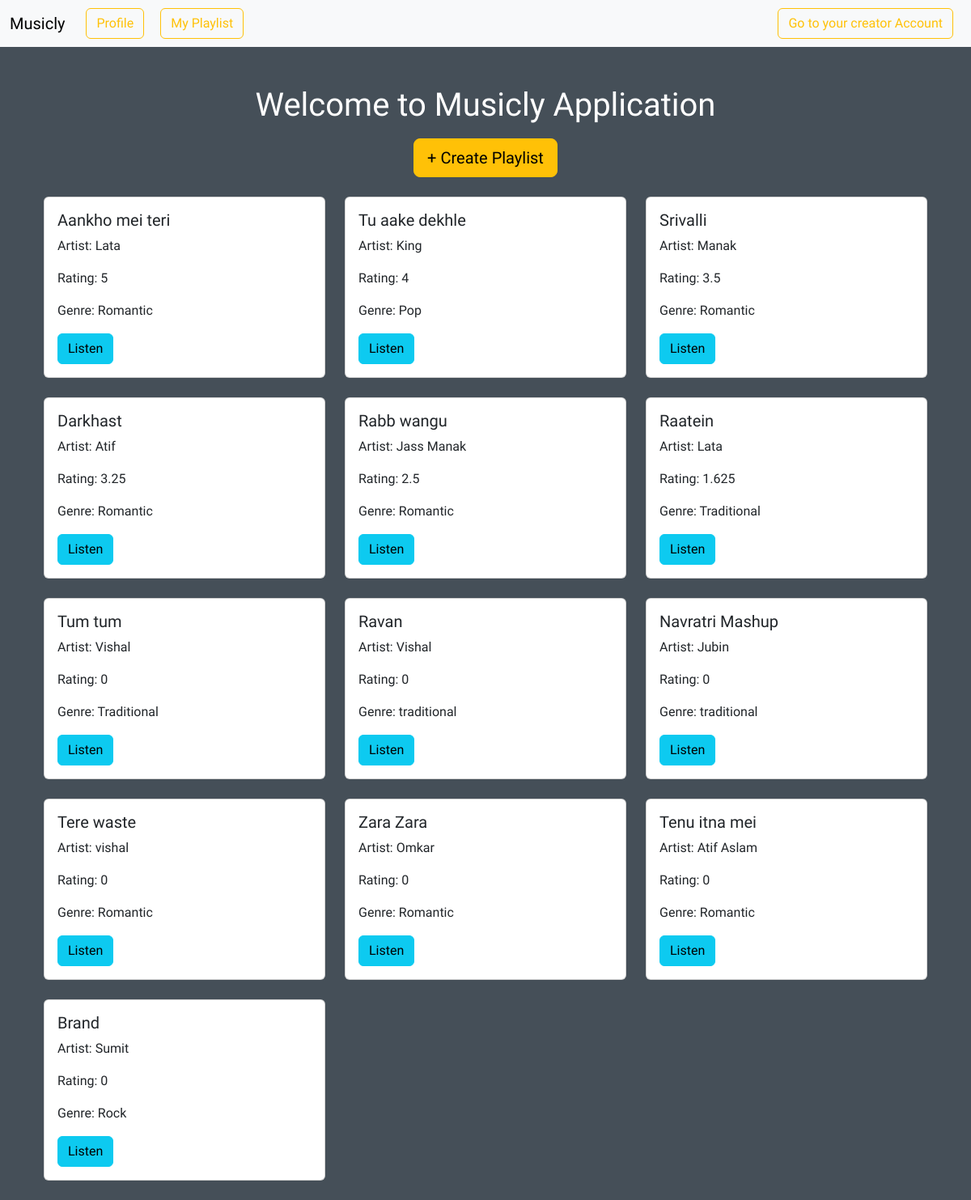
Page /home (signed in) on the committed database.
### models.py (models this page shows)
class Songs(db.Model):
    __tablename__ = 'Songs'
    id = db.Column(db.Integer, primary_key = True)
    name = db.Column(db.String(120), nullable=False)
    artist = db.Column(db.String(32))
    lyrics = db.Column(db.String(1024), nullable = False)
    rating = db.Column(db.Integer, nullable = False, default=0)
    genre = db.Column(db.String(26), nullable=False)
    filename = db.Column(db.String(255), nullable=False)
    imagepath = db.Column(db.String(255), nullable=False)
    album_id = db.Column(db.Integer, db.ForeignKey('Album.id'), nullable = False)
    CreatorId = db.Column(db.Integer, db.ForeignKey('User.id'), nullable = False)

### routes.py (the view)
@app.route('/home')
@auth_required
def home():
    user = User.query.get(session["user_id"])
    if user.is_admin:
        flash("You are an admin, continue as admin", "info")
        return redirect(url_for('admin'))
    else:
        songs = Songs.query.order_by(Songs.rating.desc()).all()
        return render_template('home.html', songs = songs, user = User.query.get(session["user_id"]))

### routes.py (called while the page is built)
def auth_required(func):
    @wraps(func)
    def inner(*args, **kwargs):
        if "user_id" not in session:
            flash("Login required.", 'danger')
            return redirect(url_for("login"))
        return func(*args, **kwargs)
    return inner

### templates/home.html (shortened to what this page needs)
{% extends 'layout.html' %}
{% block content %}
<div class="container mt-5">
    <h1 class="mm">Welcome to Musicly Application</h1>
    <div class="text-center">
        <a href="/createPlaylist" class="btn btn-warning btn-lg"><span class="plus-sign">+</span> Create Playlist</a>
    </div>
    <div class="row mt-4">
        {% for song in songs %}
            <div class="col-md-4 mb-4">
                <div class="card">
                    <div class="card-body">
                        <h5 class="card-title">{{ song.name }}</h5>
                        <p class="card-text">Artist: {{ song.artist }}</p>
                        <p class="card-text">Rating: {{ song.rating }}</p>
                        <p class="card-text">Genre: {{ song.genre }}</p>
                        <a href="playSong/{{song.id}}" class="btn btn-info">Listen</a>
                    </div>
                </div>
            </div>
        {% endfor %}
    </div>
</div>
{% endblock %}

### templates/layout.html (shortened to what this page needs)
<!DOCTYPE html>
<html lang="en">
<head>
    <link href="https://cdn.jsdelivr.net/npm/bootstrap@5.3.2/dist/css/bootstrap.min.css" rel="stylesheet">
    <link rel="stylesheet" href="https://cdnjs.cloudflare.com/ajax/libs/font-awesome/6.4.2/css/all.min.css">
</head>
<body>
    {% include 'nav-auth.html' %}
    <div class="container">
        {% block content %} {% endblock %}
    </div>
</body>
</html>

### templates/nav-auth.html (shortened to what this page needs)
<nav class="navbar navbar-expand-lg bg-body-tertiary navbar-light bg-light">
  <div class="container-fluid">
      <a class="navbar-brand" href="/">Musicly</a>
      <div class="collapse navbar-collapse" id="navbarNav">
            {% if user %}
              {% if user.role=="admin" or need %}
              <ul class="navbar-nav ms-auto">
                <li class="nav-item">
                  <a href="{{url_for('logout')}}" class="btn btn-outline-warning bar">Logout</a>
                </li>
                </ul>
              {% else %}
                <ul class="navbar-nav navbar navbar-expand-lg navbar-light bg-light">
                  <li class="nav-item">
                    <a href="{{url_for('profile')}}" class="btn btn-outline-warning bar">Profile</a>
                  </li>
                  <li class="nav-item">
                    <a href="{{url_for('playlist')}}" class="btn btn-outline-warning bar">My Playlist</a>
                  </li>
                  {% if user.role == "creator" %}
                  <li class="nav-item ms-auto">
                    <a href="{{url_for('creatorAccount')}}" class="btn btn-outline-warning bar">Go to your creator Account</a>
                  </li>
                  {% else %}
                  <li class="nav-item ms-auto">
                    <a href="{{url_for('registerCreator')}}" class="btn btn-outline-warning bar">Register as a Creator</a>
                  </li>
                </ul>
                  {% endif %}
              {% endif %}
            {% endif %}
      </div>
    </div>
  </nav>

### templates/layout.html (style rules this page uses)
body { margin: 0; padding: 0; font-family: 'Balsamiq Sans', 'cursive'; background-color: #454f58; color: #ffffff; }

### templates/home.html (style rules this page uses)
.mm { text-align: center; margin: 17px; }

### templates/nav-auth.html (style rules this page uses)
.navbar { width: 100%; padding: 0; }
.bar { margin: 10px; }

### rows in the picture
Songs: name "Aankho mei teri", artist "Lata", rating "5", genre "Romantic"
Songs: name "Tu aake dekhle", artist "King", rating "4", genre "Pop"
Songs: name "Srivalli", artist "Manak", rating "3.5", genre "Romantic"
Songs: name "Darkhast", artist "Atif", rating "3.25", genre "Romantic"
Songs: name "Rabb wangu", artist "Jass Manak", rating "2.5", genre "Romantic"
Songs: name "Raatein", artist "Lata", rating "1.625", genre "Traditional"
Songs: name "Tum tum", artist "Vishal", rating "0", genre "Traditional"
Songs: name "Ravan", artist "Vishal", rating "0", genre "traditional"
Songs: name "Navratri Mashup", artist "Jubin", rating "0", genre "traditional"
Songs: name "Tere waste", artist "vishal", rating "0", genre "Romantic"
Songs: name "Zara Zara", artist "Omkar", rating "0", genre "Romantic"
Songs: name "Tenu itna mei", artist "Atif Aslam", rating "0", genre "Romantic"
Songs: name "Brand", artist "Sumit", rating "0", genre "Rock"
